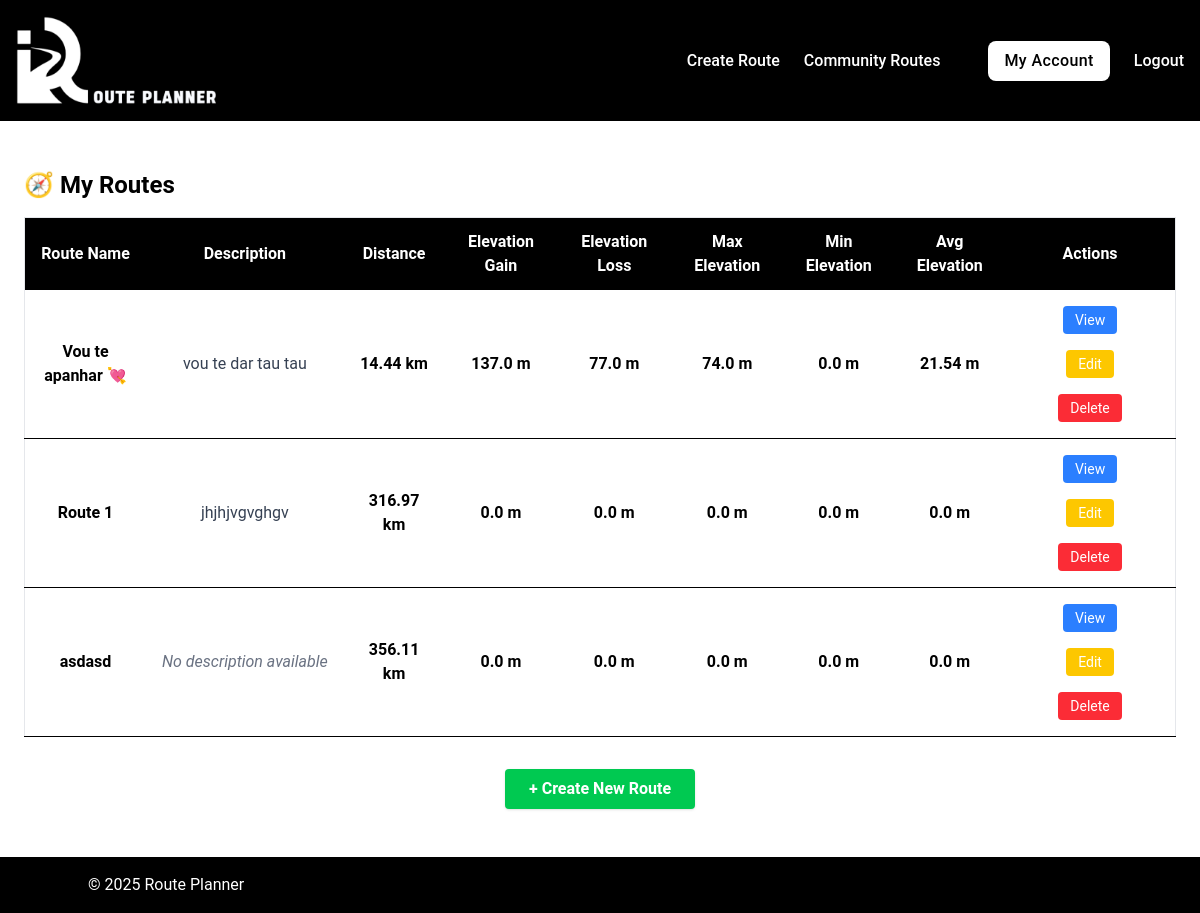
The page /my-routes (signed in) on the database as committed earlier.
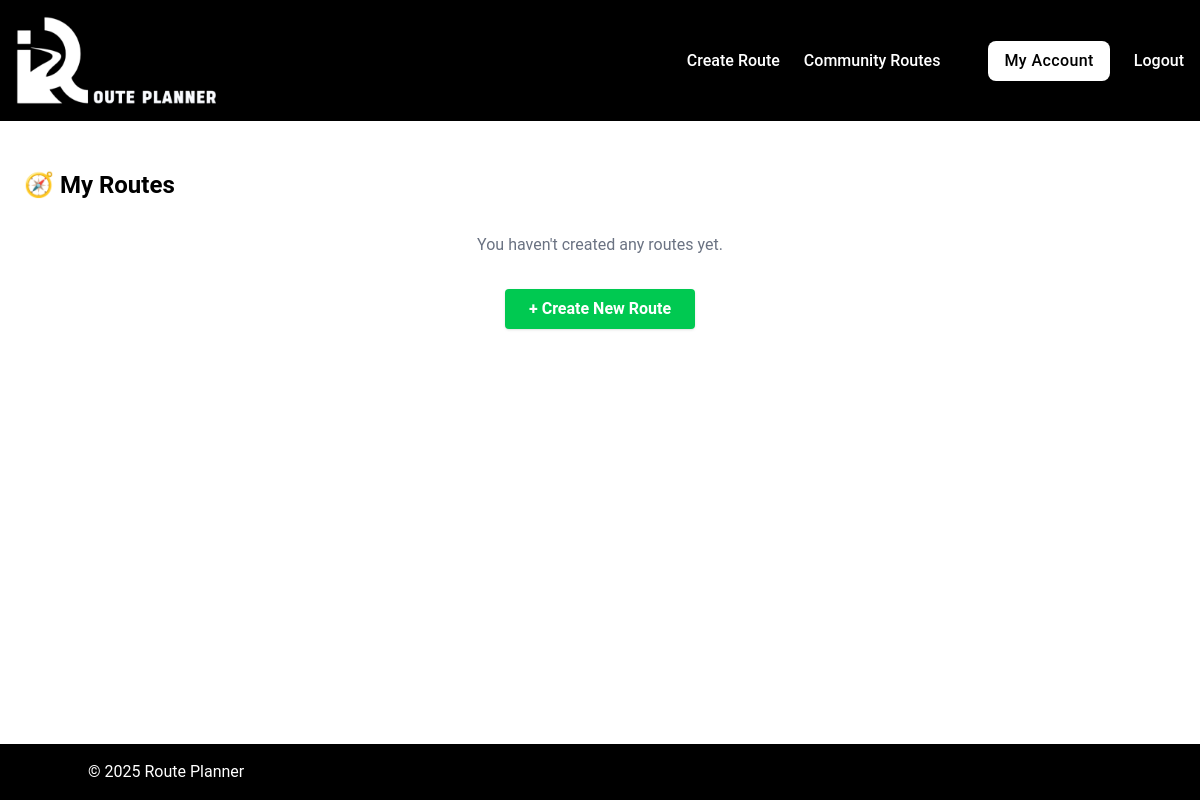
The same page on the database as committed later.
### tables this page shows
CREATE TABLE routes (
id INTEGER PRIMARY KEY,
user_id INTEGER NOT NULL,
name TEXT NOT NULL,
description TEXT,
coordinates TEXT NOT NULL, elevation_gain REAL DEFAULT 0, elevation_loss REAL DEFAULT 0, max_elevation REAL DEFAULT 0, min_elevation REAL DEFAULT 0, avg_elevation REAL DEFAULT 0, total_distance REAL DEFAULT 0, map_image_url TEXT,
FOREIGN KEY (user_id) REFERENCES users(id)
);

### app.py (the view)
@app.route("/my-routes")
@login_required
def my_routes():
    user_id = session.get("user_id")
    my_routes = query_db(
        "SELECT * FROM routes WHERE user_id = ?", (user_id,)
    )
    return render_template("routes/my_routes.html", routes = my_routes, user_id = user_id)

### helpers.py (called while the page is built)
def get_db():
    db = getattr(g, "_database", None)
    if db is None:
        db = g._database = sqlite3.connect(DATABASE)
        db.row_factory = sqlite3.Row # Allows accessing columns by name
    return db

def close_connection(exception):
    db = getattr(g, "_database", None)
    if db is not None:
        db.close()

def query_db(query, args = (), commit = False):
    connection = get_db()
    current = connection.cursor()
    current.execute(query, args)
    if commit:
        connection.commit()
    else:
        return current.fetchall()

def login_required(f):
    @wraps(f)
    def decorated_function(*args, **kwargs):
        if "user_id" not in session:
            flash("Please log in to access this page.", "error")
            return redirect("/login")
        return f(*args, **kwargs)
    return decorated_function

### templates/routes/my_routes.html (shortened to what this page needs)
{% extends "base.html" %}
{% block main %}
  <div class="max-w-7xl mx-auto my-[2%] p-6">
    <h2 class="text-2xl font-bold mb-4">
      🧭 My Routes
    </h2>
    {% if routes %}
      <div class="overflow-x-auto">
        <table class="min-w-full bg-white border border-gray-200">
          <thead class="bg-black text-white sticky top-0 z-10">
            <tr>
              <th class="py-3 px-4 text-center">Route Name</th>
              <th class="py-3 px-4 text-center">Description</th>
              <th class="py-3 px-4 text-center">Distance</th>
              <th class="py-3 px-4 text-center">Elevation Gain</th>
              <th class="py-3 px-4 text-center">Elevation Loss</th>
              <th class="py-3 px-4 text-center hidden sm:table-cell">Max Elevation</th>
              <th class="py-3 px-4 text-center hidden sm:table-cell">Min Elevation</th>
              <th class="py-3 px-4 text-center hidden md:table-cell">Avg Elevation</th>
              <th class="py-3 px-4 text-center">Actions</th>
            </tr>
          </thead>
          <tbody>
            {% for route in routes %}
              <tr class="border-b hover:bg-blue-50 text-center">
                <td class="py-2 px-4 font-semibold">{{ route.name }}</td>
                <td class="py-2 px-4 truncate max-w-xs text-gray-700">
                  {% if route.description %}
                    {{ route.description }}
                  {% else %}
                    <span class="text-gray-500 italic">No description available</span>
                  {% endif %}
                </td>
                <td class="py-2 px-4 font-semibold">{{ route.total_distance }} km</td>
                <td class="py-2 px-4 font-semibold">{{ route.elevation_gain }} m</td>
                <td class="py-2 px-4 font-semibold">{{ route.elevation_loss }} m</td>
                <td class="py-2 px-4 font-semibold hidden sm:table-cell">{{ route.max_elevation }} m</td>
                <td class="py-2 px-4 font-semibold hidden sm:table-cell">{{ route.min_elevation }} m</td>
                <td class="py-2 px-4 font-semibold hidden md:table-cell">{{ route.avg_elevation }} m</td>
                <td class="py-2 px-4 space-x-2 text-center">
                  <a
                    class="
                      inline-block
                      bg-blue-500
                      hover:bg-blue-600
                      text-white
                      px-3
                      py-1
                      rounded
                      text-sm
                      my-2
                      mx-2
                      "
                    href="/route/{{ route.id }}">
                    View
                  </a>
                  <a
                    class="
                      inline-block
                      bg-yellow-400
                      hover:bg-yellow-500
                      text-white
                      px-3
                      py-1
                      rounded
                      text-sm
                      my-2
                      mx-2
                      "
                    href="/route/{{ route.id }}/edit">
                    Edit
                  </a>
                  <a
                    class="
                      inline-block
                      bg-red-500
                      hover:bg-red-600
                      text-white
                      px-3
                      py-1
                      rounded
                      text-sm
                      my-2
                      mx-2
                      "
                    href="/route/{{ route.id }}/delete">
                    Delete
                  </a>
                </td>
              </tr>
            {% endfor %}
          </tbody>
        </table>
      </div>
    {% else %}
      <p class="text-center text-gray-500 mt-8">
        You haven't created any routes yet.
      </p>
    {% endif %}
    <div class="mt-8 flex justify-center">
      <a
        class="bg-green-500 hover:bg-green-600 text-white font-bold py-2 px-6 rounded shadow"
        href="/">
        + Create New Route
      </a>
    </div>
  </div>
{% endblock %}

Rows that differ between the two databases and show on the page:
removed routes: name "Vou te apanhar 💘", description "vou te dar tau tau", total_distance "14.44", elevation_gain "137.0", elevation_loss "77.0", max_elevation "74.0", min_elevation "0.0", avg_elevation "21.54"
removed routes: name "Route 1", description "jhjhjvgvghgv", total_distance "316.97", elevation_gain "0.0", elevation_loss "0.0", max_elevation "0.0", min_elevation "0.0", avg_elevation "0.0"
removed routes: name "asdasd", description "No description available", total_distance "356.11", elevation_gain "0.0", elevation_loss "0.0", max_elevation "0.0", min_elevation "0.0", avg_elevation "0.0"
Other text that changed with them:
text no longer shown: "Route Name Description Distance Elevation Gain Elevation Loss Max Elevation Min Elevation Avg Elevation Actions"
text now shown: "You haven't created any routes yet."
